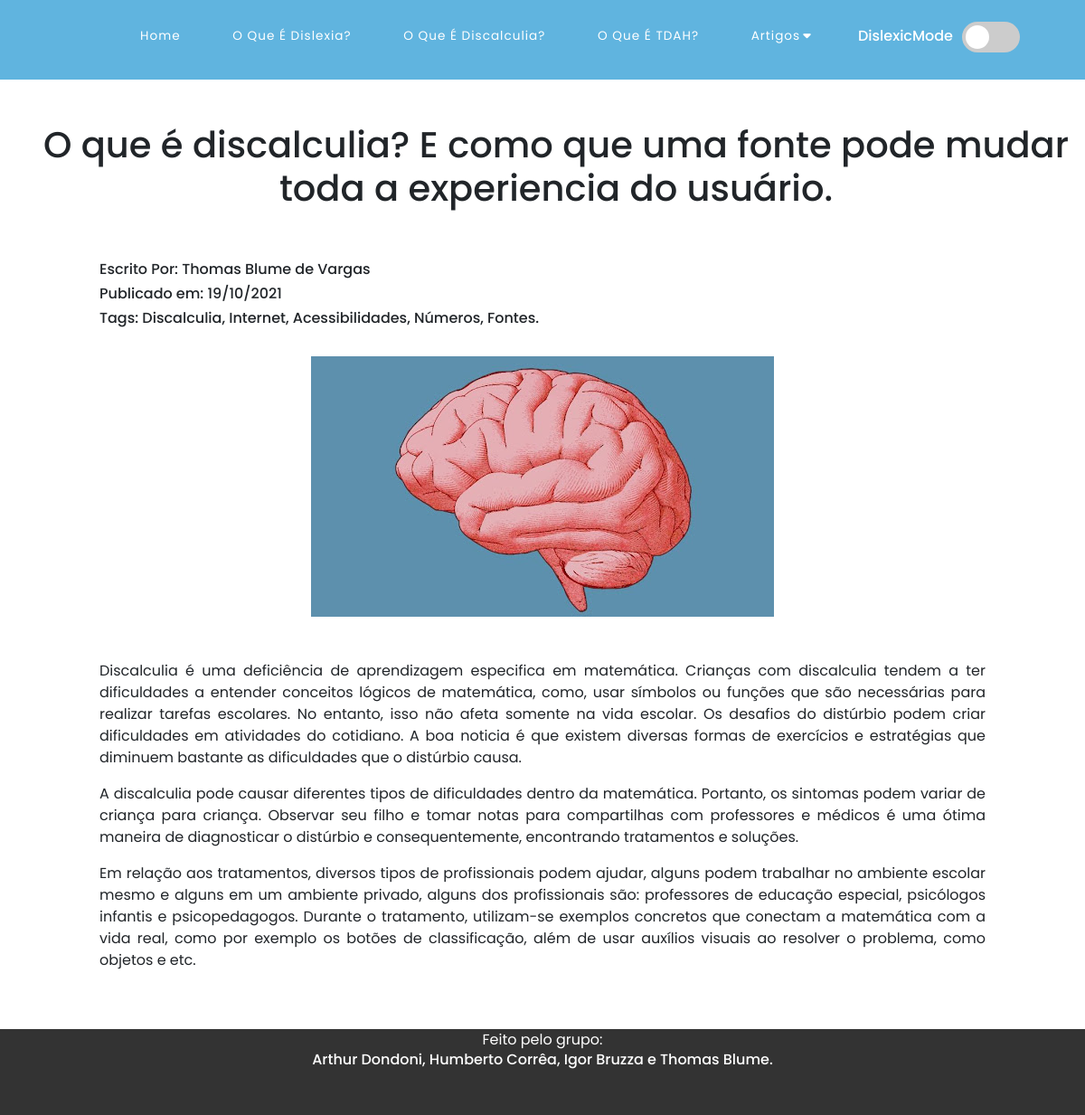
Page /Artigo.php?id=2 on the committed database.
### tables this page shows
CREATE TABLE `artigos` (
  `ArtigoID` int(11) NOT NULL,
  `Nome` varchar(150) NOT NULL,
  `Titulo` varchar(150) NOT NULL,
  `Subtitulo` varchar(150) NOT NULL,
  `Autor` varchar(150) NOT NULL,
  `Data` varchar(30) NOT NULL,
  `Tags` varchar(100) NOT NULL,
  `Artigo` longtext NOT NULL,
  `Imagem` varchar(200) NOT NULL
);

### Artigo.php (the view, shortened to what this page needs)
<?php
    include_once 'Include/_Db.php';
    include_once 'Include/_Head.php';
    include_once 'Include/_Header.php';
?>
<?php
$codigo= $_GET["id"] ;
$sql = "SELECT * FROM Artigos WHERE ArtigoID= $codigo";
$resultado = mysqli_query( $conn , $sql);
?>
<div class="homeArtigos" id="homeArtigos">
            <?php
            $tabArtigos = 1;
            if($resultado){
                while($row = mysqli_fetch_array($resultado)){
                    echo '<a href="Artigo.php?id='.$row['ArtigoID'].'" tabindex="'.$tabArtigos.'">';
                    echo '</a>'. '<h1 style="margin-left:30px">' . '<center>' . '<br>'.$row['Subtitulo'] . '<br><br>' . '</h1>' .'</center>' . '<center>' . '<h6 style="width: 980px; text-align: justify;">'. "Escrito Por: ". $row['Autor']  . '</h6>' . '<h6 style="width: 980px; text-align: justify;">'. "Publicado em: ". $row['Data']  . '</h6>' . '</h6>' . '<h6 style="width: 980px; text-align: justify;">'. "Tags: ". $row['Tags']  . '</h6>' . '<br>' . '<center>' . '<img src="Imagens/Artigos/' . $row['Imagem'] .'" width="512px" height="288px"/>'.'</center>'.'<center>'.'<br><br>'.$row['Artigo'].'<br><br>';
                    $tabArtigos++;
                }
               }
            ?>
        </div>
<?php
    include_once 'Include/_Footer.php';
?>

### Style.css (style rules this page uses)
* { padding: 0; margin: 0; box-sizing: border-box; }
body { font-family: 'Poppins'; height: auto; }
html { height: auto; }
p, h1 { transition: 0.4s; transition-timing-function: ease-in-out; }

### rows in the picture
artigos: Subtitulo "O que é discalculia? E como que uma fonte pode mudar toda a experiencia do usuário.", Autor "Thomas Blume de Vargas", Data "19/10/2021", Tags "Discalculia, Internet, Acessibilidades, Números, Fontes.", Imagem (picture), Artigo "Discalculia é uma deficiência de aprendizagem especifica em matemática. Crianças com discalculia tendem a ter dificuldades a entender conceitos lógicos de matemática, como, usar símbolos ou funções que são necessárias para realizar tarefas escolares. No entanto, isso não afeta somente na vida escolar. Os desafios do distúrbio podem criar dificuldades em atividades do cotidiano. A boa noticia é que existem diversas formas de exercícios e estratégias que diminuem bastante as dificuldades que o distúrbio causa. A discalculia pode causar diferentes tipos de dificuldades dentro da matemática. Portanto, os sintomas podem variar de criança para criança. Observar seu filho e tomar notas para…"
